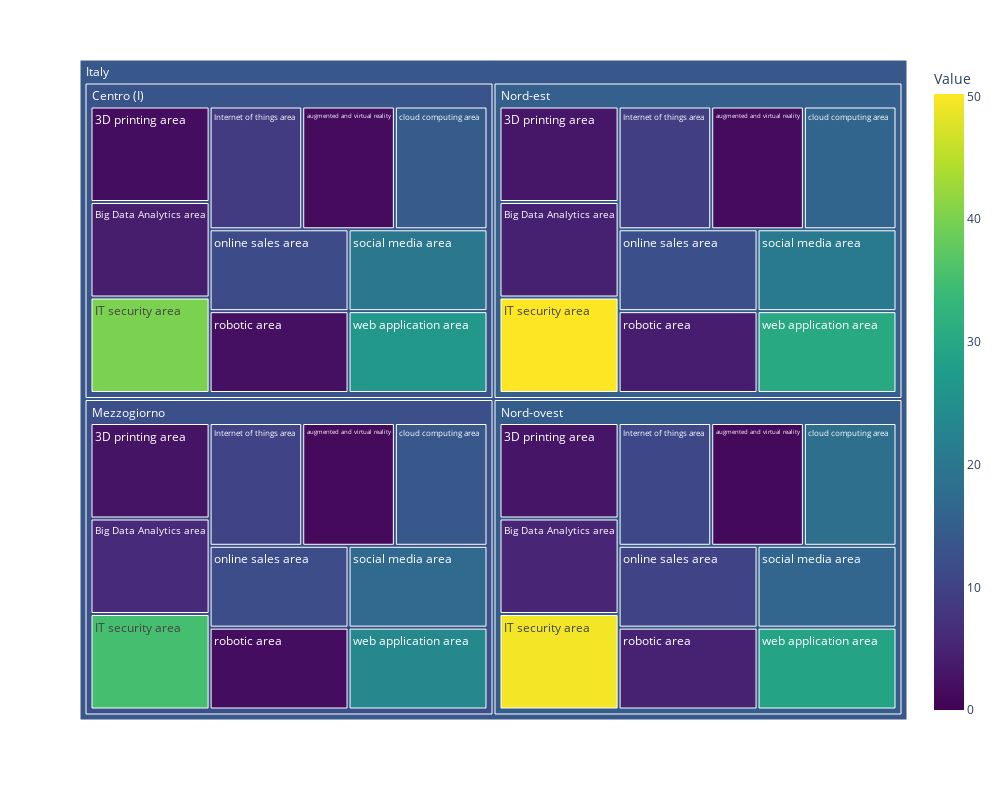

Here is the notebook cell this chart was saved with:
### Code cell
tech_areas_acquired["Italy"] = "Italy"
fig = px.treemap(tech_areas_acquired, path=['Italy', 'Territory', 'Data type'], color='Value',
                  color_continuous_scale='viridis', range_color=[0, max(tech_areas_acquired['Value'])],
                  color_continuous_midpoint=np.average(tech_areas_acquired['Value']),
                  width=1000, height=800)
fig.show()

### Figure 1 — Plotly figure (JSON) as saved in the notebook; plotly's stock layout.template omitted (floating-point values rounded to 4 significant figures)
{"data": [{"branchvalues": "total", "customdata": [[1.78], [2.7], [3.07], [2.93], [4], [5.96], [4.52], [5.08], [40.05], [35.11], [50.21], [49.46], [8.78], [10.16], [9.29], [11.04], [1.62], [1.24], [1.37], [1.1], [14.56], [13.71], [16.26], [18.24], [11.59], [11.92], [12.29], [10.2], [2.2], [1.65], [4.12], [4.78], [19.85], [17.2], [20.66], [16.3], [26.62], [23.57], [30.33], [29.16], [13.11], [12.32], [15.21], [14.83], [13.87]], "domain": {"x": [0, 1], "y": [0, 1]}, "hovertemplate": "labels=%{label}<br>count=%{value}<br>parent=%{parent}<br>id=%{id}<br>Value=%{color}<extra></extra>", "ids": ["Italy/Centro (I)/3D printing area", "Italy/Mezzogiorno/3D printing area", "Italy/Nord-est/3D printing area", "Italy/Nord-ovest/3D printing area", "Italy/Centro (I)/Big Data Analytics area", "Italy/Mezzogiorno/Big Data Analytics area", "Italy/Nord-est/Big Data Analytics area", "Italy/Nord-ovest/Big Data Analytics area", "Italy/Centro (I)/IT security area", "Italy/Mezzogiorno/IT security area", "Italy/Nord-est/IT security area", "Italy/Nord-ovest/IT security area", "Italy/Centro (I)/Internet of things area", "Italy/Mezzogiorno/Internet of things area", "Italy/Nord-est/Internet of things area", "Italy/Nord-ovest/Internet of things area", "Italy/Centro (I)/augmented and virtual reality", "Italy/Mezzogiorno/augmented and virtual reality", "Italy/Nord-est/augmented and virtual reality", "Italy/Nord-ovest/augmented and virtual reality", "Italy/Centro (I)/cloud computing area", "Italy/Mezzogiorno/cloud computing area", "Italy/Nord-est/cloud computing area", "Italy/Nord-ovest/cloud computing area", "Italy/Centro (I)/online sales area", "Italy/Mezzogiorno/online sales area", "Italy/Nord-est/online sales area", "Italy/Nord-ovest/online sales area", "Italy/Centro (I)/robotic area", "Italy/Mezzogiorno/robotic area", "Italy/Nord-est/robotic area", "Italy/Nord-ovest/robotic area", "Italy/Centro (I)/social media area", "Italy/Mezzogiorno/social media area", "Italy/Nord-est/social media area", "Italy/Nord-ovest/social media area", "Italy/Centro (I)/web application area", "Italy/Mezzogiorno/web application area", "Italy/Nord-est/web application area", "Italy/Nord-ovest/web application area", "Italy/Centro (I)", "Italy/Mezzogiorno", "Italy/Nord-est", "Italy/Nord-ovest", "Italy"], "labels": ["3D printing area", "3D printing area", "3D printing area", "3D printing area", "Big Data Analytics area", "Big Data Analytics area", "Big Data Analytics area", "Big Data Analytics area", "IT security area", "IT security area", "IT security area", "IT security area", "Internet of things area", "Internet of things area", "Internet of things area", "Internet of things area", "augmented and virtual reality", "augmented and virtual reality", "augmented and virtual reality", "augmented and virtual reality", "cloud computing area", "cloud computing area", "cloud computing area", "cloud computing area", "online sales area", "online sales area", "online sales area", "online sales area", "robotic area", "robotic area", "robotic area", "robotic area", "social media area", "social media area", "social media area", "social media area", "web application area", "web application area", "web application area", "web application area", "Centro (I)", "Mezzogiorno", "Nord-est", "Nord-ovest", "Italy"], "marker": {"coloraxis": "coloraxis", "colors": [1.78, 2.7, 3.07, 2.93, 4, 5.96, 4.52, 5.08, 40.05, 35.11, 50.21, 49.46, 8.78, 10.16, 9.29, 11.04, 1.62, 1.24, 1.37, 1.1, 14.56, 13.71, 16.26, 18.24, 11.59, 11.92, 12.29, 10.2, 2.2, 1.65, 4.12, 4.78, 19.85, 17.2, 20.66, 16.3, 26.62, 23.57, 30.33, 29.16, 13.11, 12.32, 15.21, 14.83, 13.87]}, "name": "", "parents": ["Italy/Centro (I)", "Italy/Mezzogiorno", "Italy/Nord-est", "Italy/Nord-ovest", "Italy/Centro (I)", "Italy/Mezzogiorno", "Italy/Nord-est", "Italy/Nord-ovest", "Italy/Centro (I)", "Italy/Mezzogiorno", "Italy/Nord-est", "Italy/Nord-ovest", "Italy/Centro (I)", "Italy/Mezzogiorno", "Italy/Nord-est", "Italy/Nord-ovest", "Italy/Centro (I)", "Italy/Mezzogiorno", "Italy/Nord-est", "Italy/Nord-ovest", "Italy/Centro (I)", "Italy/Mezzogiorno", "Italy/Nord-est", "Italy/Nord-ovest", "Italy/Centro (I)", "Italy/Mezzogiorno", "Italy/Nord-est", "Italy/Nord-ovest", "Italy/Centro (I)", "Italy/Mezzogiorno", "Italy/Nord-est", "Italy/Nord-ovest", "Italy/Centro (I)", "Italy/Mezzogiorno", "Italy/Nord-est", "Italy/Nord-ovest", "Italy/Centro (I)", "Italy/Mezzogiorno", "Italy/Nord-est", "Italy/Nord-ovest", "Italy", "Italy", "Italy", "Italy", ""], "type": "treemap", "values": [1, 1, 1, 1, 1, 1, 1, 1, 1, 1, 1, 1, 1, 1, 1, 1, 1, 1, 1, 1, 1, 1, 1, 1, 1, 1, 1, 1, 1, 1, 1, 1, 1, 1, 1, 1, 1, 1, 1, 1, 10, 10, 10, 10, 40]}], "layout": {"coloraxis": {"cmax": 50.21, "cmid": 13.87, "cmin": 0, "colorbar": {"title": {"text": "Value"}}, "colorscale": [[0, "#440154"], [0.1111, "#482878"], [0.2222, "#3e4989"], [0.3333, "#31688e"], [0.4444, "#26828e"], [0.5556, "#1f9e89"], [0.6667, "#35b779"], [0.7778, "#6ece58"], [0.8889, "#b5de2b"], [1, "#fde725"]]}, "height": 800, "legend": {"tracegroupgap": 0}, "margin": {"t": 60}, "width": 1000}}
